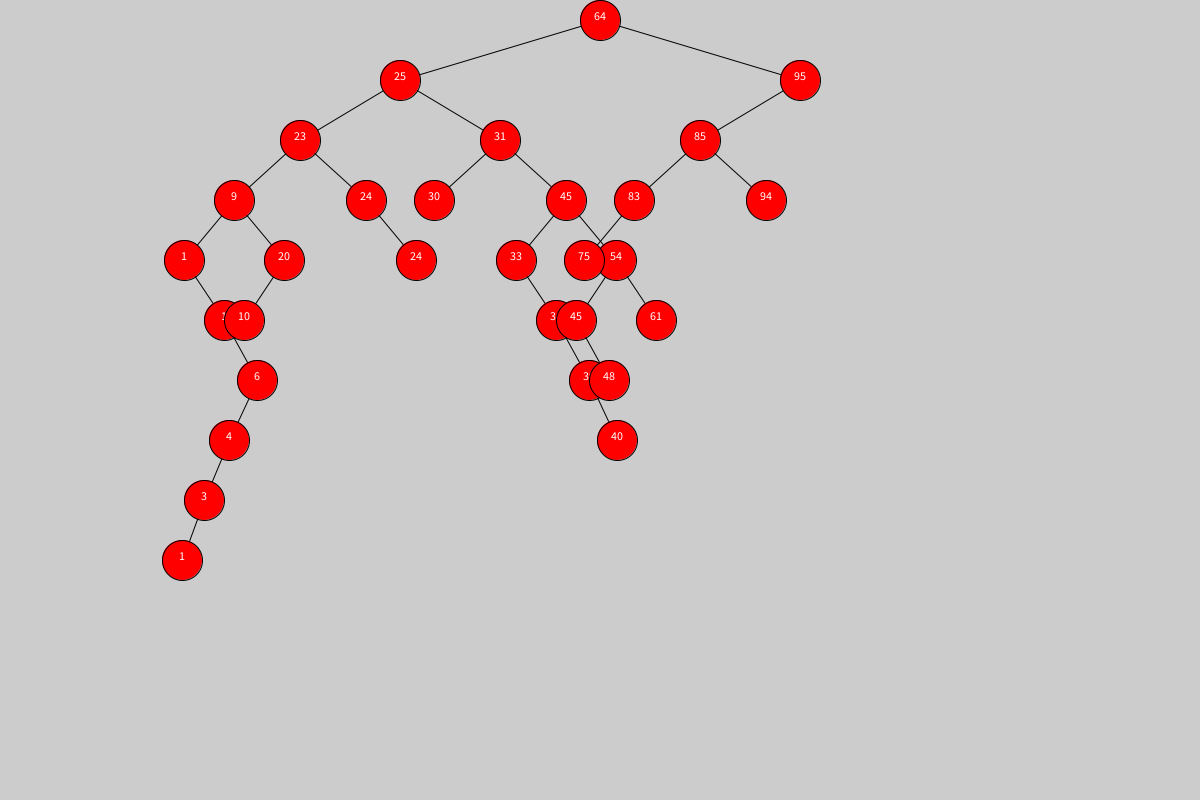
Frame 1 (no input)
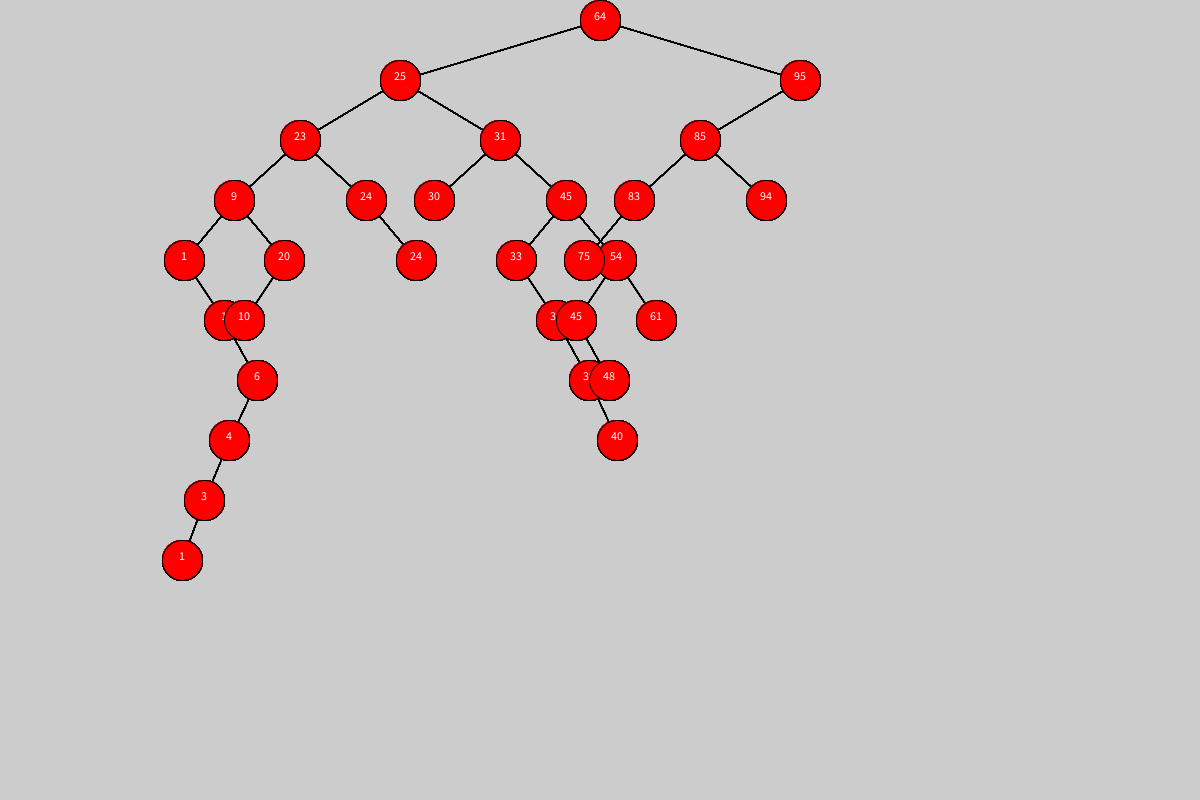
Frame 60 (the mouse pressed at the canvas centre just before this capture)
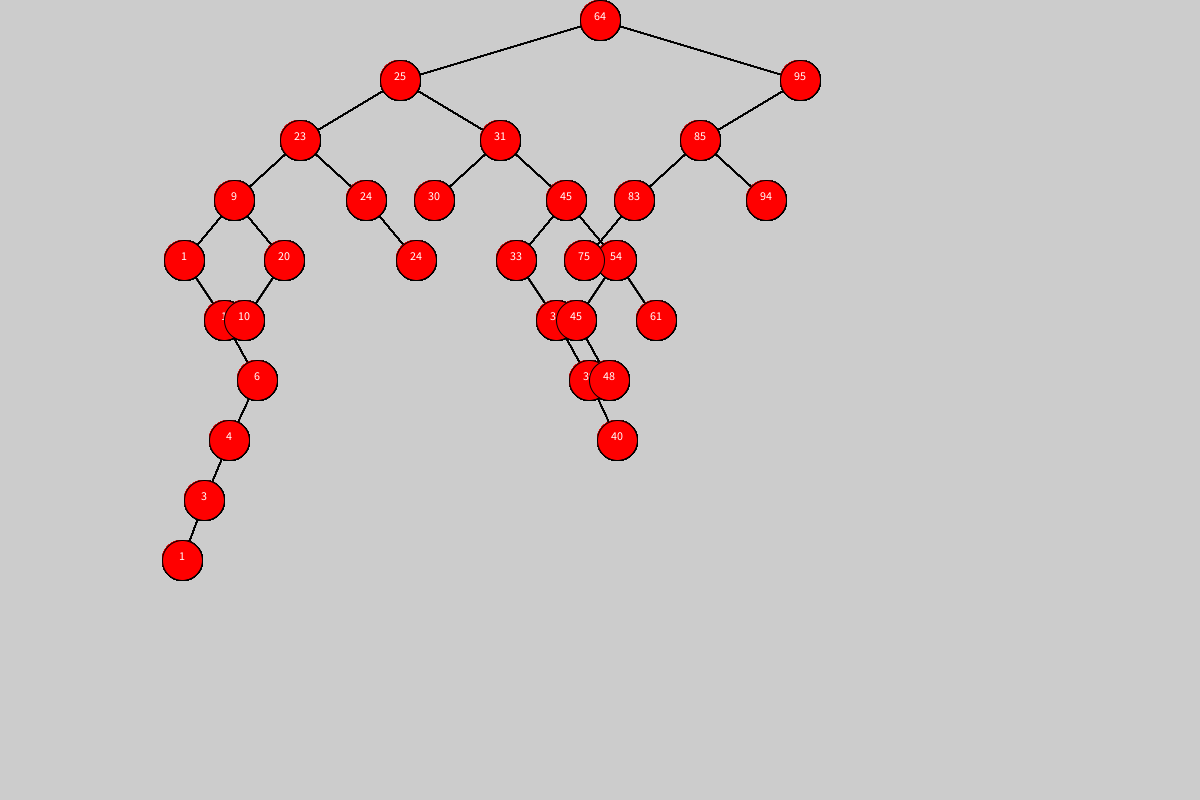
Frame 120 (the mouse held since frame 60 and released just before this capture)

The Processing sketch that drew these frames (run headless with seeded random() and noise(); from frame 60 on, the mouse is pressed at the canvas centre):

// Processing sketch: albero_visual
// ── albero_visual.pde
Tree tree = new Tree();
void setup() {

  size(1200, 800);
  for (int i = 0; i < 30; i++) {
    tree.insertNode((int)random(0, 100));
  }

  textAlign(CENTER);
}


void draw() {

  tree.draw();
}

// ── Nodo.pde
class Nodo {

  int x, y, k;
  Nodo left = null;
  Nodo right = null;
  public Nodo(int k, int x, int y) {
    this.k = k;
    this.x = x;
    this.y = y;
  }

  void draw() {



    if (this.left != null) {
      line(this.x, this.y, this.left.x, this.left.y);
      this.left.draw();
     
    }
    if (right != null) {
      line(this.x, this.y, this.right.x, this.right.y);
      right.draw();
      
    }
    pushStyle();
    fill(255, 0, 0);
    ellipse(x, y, 40, 40);
    fill(255, 255, 255);
    text(k, x, y);
    popStyle();
  }
}

// ── Tree.pde
class Tree {


  Nodo root;

  public Tree() {
  }

  void insertNode(int k) {
    if (this.root != null) {

      rec_insert(root, k, 1);
    } else {
      this.root = new Nodo(k, width/2, 20);
    }
  }

  void rec_insert(Nodo curr, int k, int level) {
    int l = level;
   
    if (curr.k > k) {
      if (curr.left == null) {
        curr.left = new Nodo(k, curr.x - 200/l, curr.y + 60);
      } else rec_insert(curr.left, k, l+1);
    } else {
      if (curr.right == null) {
        curr.right = new Nodo(k, curr.x + 200/l, curr.y + 60);
      } else rec_insert(curr.right, k, l+1);
    }
  }

  void draw() {
    root.draw();
  }
}
